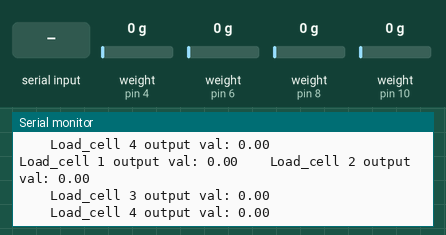
Recording of a sketch running on a simulated Arduino Nano, built with avr-gcc and run on an emulated ATmega328P. On the bench: the last lines printed to the serial monitor. Inputs (shaded band) come from the test bench; at power-on: weight on the scale (sensors on pin 4, pin 6, pin 8, pin 10) 0 g.

Above: at 10.8 s.
10.9 s: "t" received over Serial
12.4 s: weight on the scale (sensor on pin 4) set to 100 g
At 12.5 s:
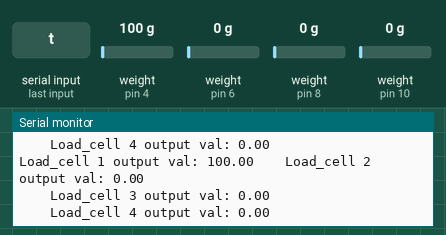
13.9 s: weight on the scale (sensor on pin 6) set to 100 g
At 14.0 s:
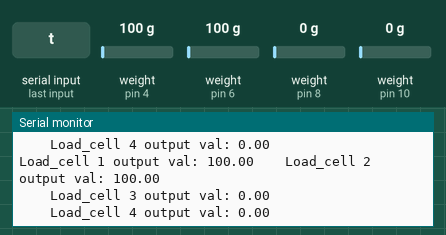
15.4 s: weight on the scale (sensor on pin 8) set to 100 g
At 15.6 s:
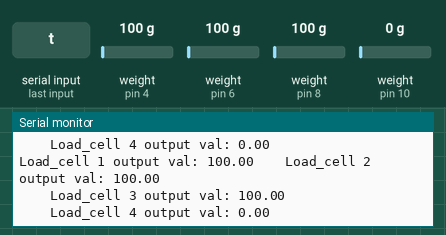
16.9 s: weight on the scale (sensor on pin 10) set to 100 g
At 17.1 s:
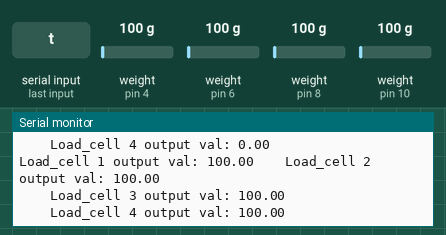
18.4 s: weight on the scale (sensor on pin 4) set to 1250 g
At 18.51 s:
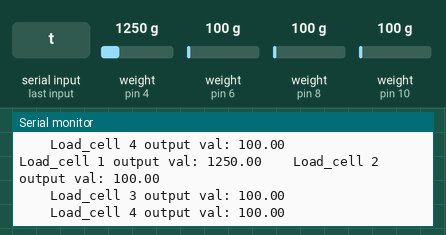
Timing chart, 0 to 20.9 s (numbered marks = the images above; inputs shaded):
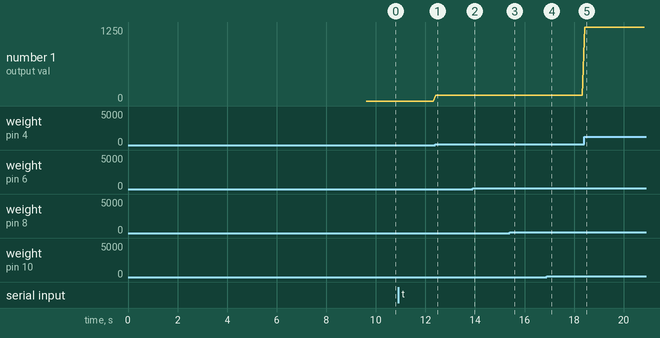

Measured:
- after the input at 12.4 s, the serial monitor: prints a new line at once (image 1)
- after the input at 13.9 s, the serial monitor: prints a new line at once (image 2)
- after the input at 15.4 s, the serial monitor: prints a new line after 0.13 s (image 3)
- after the input at 16.9 s, the serial monitor: prints a new line after 0.14 s (image 4)
- after the input at 18.4 s, the serial monitor: prints a new line at once (image 5)
- plotted number 1: 0 → 100 after the input at 12.4 s, 100 → 1250 after the input at 18.4 s

The sketch:

LoadCells_4.ino
```cpp
//-------------------------------------------------------------------------------------
// HX711_ADC.h
// Arduino master library for HX711 24-Bit Analog-to-Digital Converter for Weigh Scales
// Olav Kallhovd sept2017
// Tested with      : HX711 asian module on channel A and YZC-133 3kg load cell
// Tested with MCU  : Arduino Nano
//-------------------------------------------------------------------------------------
// This is an example sketch on how to use this library for two ore more HX711 modules
// Settling time (number of samples) and data filtering can be adjusted in the config.h file


#include <HX711_ADC.h>
#if defined(ESP8266)|| defined(ESP32) || defined(AVR)
#include <EEPROM.h>
#endif

//pins:
const int HX711_dout_1 = 4; //mcu > HX711 no 1 dout pin
const int HX711_sck_1 = 5; //mcu > HX711 no 1 sck pin
const int HX711_dout_2 = 6; //mcu > HX711 no 2 dout pin
const int HX711_sck_2 = 7; //mcu > HX711 no 2 sck pin
const int HX711_dout_3 = 8; //mcu > HX711 no 3 dout pin
const int HX711_sck_3 = 9; //mcu > HX711 no 3 sck pin
const int HX711_dout_4 = 10; //mcu > HX711 no 4 dout pin
const int HX711_sck_4 = 11; //mcu > HX711 no 4 sck pin

//HX711 constructor (dout pin, sck pin)
HX711_ADC LoadCell_1(HX711_dout_1, HX711_sck_1); //HX711 1
HX711_ADC LoadCell_2(HX711_dout_2, HX711_sck_2); //HX711 2
HX711_ADC LoadCell_3(HX711_dout_3, HX711_sck_3); //HX711 3
HX711_ADC LoadCell_4(HX711_dout_4, HX711_sck_4); //HX711 4

const int calVal_eepromAdress_1 = 0; // eeprom adress for calibration value load cell 1 (4 bytes)
const int tare_eepromAdress_1 = 1 * sizeof(float); // eeprom adress for calibration value load cell 1 (4 bytes)
const int calVal_eepromAdress_2 = 2 * sizeof(float); // eeprom adress for calibration value load cell 2 (4 bytes)
const int tare_eepromAdress_2 = 3 * sizeof(float); // eeprom adress for calibration value load cell 2 (4 bytes)
const int calVal_eepromAdress_3 = 4 * sizeof(float); // eeprom adress for calibration value load cell 3 (4 bytes)
const int tare_eepromAdress_3 = 5 * sizeof(float); // eeprom adress for calibration value load cell 3 (4 bytes)
const int calVal_eepromAdress_4 = 6 * sizeof(float); // eeprom adress for calibration value load cell 4 (4 bytes)
const int tare_eepromAdress_4 = 7 * sizeof(float); // eeprom adress for calibration value load cell 4 (4 bytes)

unsigned long t = 0;

void setup() {
  Serial.begin(57600); delay(10);
  Serial.println();
  Serial.println("Starting...");

  float calibrationValue_1; // calibration value load cell 1
  float calibrationValue_2; // calibration value load cell 2
  float calibrationValue_3; // calibration value load cell 3
  float calibrationValue_4; // calibration value load cell 4

  long tareValue_1;
  long tareValue_2;
  long tareValue_3;
  long tareValue_4;

  // calibrationValue_1 = 696.0; // uncomment this if you want to set this value in the sketch
  // calibrationValue_2 = 733.0; // uncomment this if you want to set this value in the sketch
#if defined(ESP8266) || defined(ESP32)
  //EEPROM.begin(512); // uncomment this if you use ESP8266 and want to fetch the value from eeprom
#endif
  EEPROM.get(calVal_eepromAdress_1, calibrationValue_1); // uncomment this if you want to fetch the value from eeprom
  EEPROM.get(calVal_eepromAdress_2, calibrationValue_2); // uncomment this if you want to fetch the value from eeprom
  EEPROM.get(calVal_eepromAdress_3, calibrationValue_3); // uncomment this if you want to fetch the value from eeprom
  EEPROM.get(calVal_eepromAdress_4, calibrationValue_4); // uncomment this if you want to fetch the value from eeprom
  EEPROM.get(tare_eepromAdress_1, tareValue_1); // uncomment this if you want to fetch the value from eeprom
  EEPROM.get(tare_eepromAdress_2, tareValue_2); // uncomment this if you want to fetch the value from eeprom
  EEPROM.get(tare_eepromAdress_3, tareValue_3); // uncomment this if you want to fetch the value from eeprom
  EEPROM.get(tare_eepromAdress_4, tareValue_4); // uncomment this if you want to fetch the value from eeprom


  LoadCell_1.begin();
  LoadCell_2.begin();
  LoadCell_3.begin();
  LoadCell_4.begin();
  //LoadCell_1.setReverseOutput();
  //LoadCell_2.setReverseOutput();
  unsigned long stabilizingtime = 2000; // tare preciscion can be improved by adding a few seconds of stabilizing time
  boolean _tare = false; //set this to false if you don't want tare to be performed in the next step
  byte loadcell_1_rdy = 0;
  byte loadcell_2_rdy = 0;
  byte loadcell_3_rdy = 0;
  byte loadcell_4_rdy = 0;
  while ((loadcell_1_rdy + loadcell_2_rdy + loadcell_3_rdy + loadcell_4_rdy) < 4) { //run startup, stabilization and tare, both modules simultaniously
    if (!loadcell_1_rdy) loadcell_1_rdy = LoadCell_1.startMultiple(stabilizingtime, _tare);
    if (!loadcell_2_rdy) loadcell_2_rdy = LoadCell_2.startMultiple(stabilizingtime, _tare);
    if (!loadcell_3_rdy) loadcell_3_rdy = LoadCell_3.startMultiple(stabilizingtime, _tare);
    if (!loadcell_4_rdy) loadcell_4_rdy = LoadCell_4.startMultiple(stabilizingtime, _tare);
  }

//  if (LoadCell_1.getTareTimeoutFlag()) {
//    Serial.println("Timeout, check MCU>HX711 no.1 wiring and pin designations");
//  }
//  if (LoadCell_2.getTareTimeoutFlag()) {
//    Serial.println("Timeout, check MCU>HX711 no.2 wiring and pin designations");
//  }
//  if (LoadCell_3.getTareTimeoutFlag()) {
//    Serial.println("Timeout, check MCU>HX711 no.3 wiring and pin designations");
//  }
//  if (LoadCell_4.getTareTimeoutFlag()) {
//    Serial.println("Timeout, check MCU>HX711 no.4 wiring and pin designations");
//  }
  LoadCell_1.setCalFactor(calibrationValue_1); // user set calibration value (float)
  LoadCell_2.setCalFactor(calibrationValue_2); // user set calibration value (float)
  LoadCell_3.setCalFactor(calibrationValue_3); // user set calibration value (float)
  LoadCell_4.setCalFactor(calibrationValue_4); // user set calibration value (float)

  LoadCell_1.setTareOffset(tareValue_1);
  LoadCell_2.setTareOffset(tareValue_2);
  LoadCell_3.setTareOffset(tareValue_3);
  LoadCell_4.setTareOffset(tareValue_4);

  Serial.println("Startup is complete");
}

void loop() {
  static boolean newDataReady = 0;
  const int serialPrintInterval = 0; //increase value to slow down serial print activity

  // check for new data/start next conversion:
  if (LoadCell_1.update()) newDataReady = true;
  LoadCell_2.update();
  LoadCell_3.update();
  LoadCell_4.update();

  //get smoothed value from data set
  if ((newDataReady)) {
    if (millis() > t + serialPrintInterval) {
      float a = LoadCell_1.getData();
      float b = LoadCell_2.getData();
      float c = LoadCell_3.getData();
      float d = LoadCell_4.getData();
      Serial.print("Load_cell 1 output val: ");
      Serial.print(a);
      Serial.print("    Load_cell 2 output val: ");
      Serial.println(b);
      Serial.print("    Load_cell 3 output val: ");
      Serial.println(c);
      Serial.print("    Load_cell 4 output val: ");
      Serial.println(d);
      newDataReady = 0;
      t = millis();
    }
  }

  // receive command from serial terminal, send 't' to initiate tare operation:
  if (Serial.available() > 0) {
    char inByte = Serial.read();
    if (inByte == 't') {
      LoadCell_1.tareNoDelay();
      LoadCell_2.tareNoDelay();
      LoadCell_3.tareNoDelay();
      LoadCell_4.tareNoDelay();
    }
  }

  //check if last tare operation is complete
  if (LoadCell_1.getTareStatus() == true) {
    Serial.println("Tare load cell 1 complete");
  }
  if (LoadCell_2.getTareStatus() == true) {
    Serial.println("Tare load cell 2 complete");
  }
  if (LoadCell_3.getTareStatus() == true) {
    Serial.println("Tare load cell 3 complete");
  }
  if (LoadCell_4.getTareStatus() == true) {
    Serial.println("Tare load cell 4 complete");
  }

}
```
